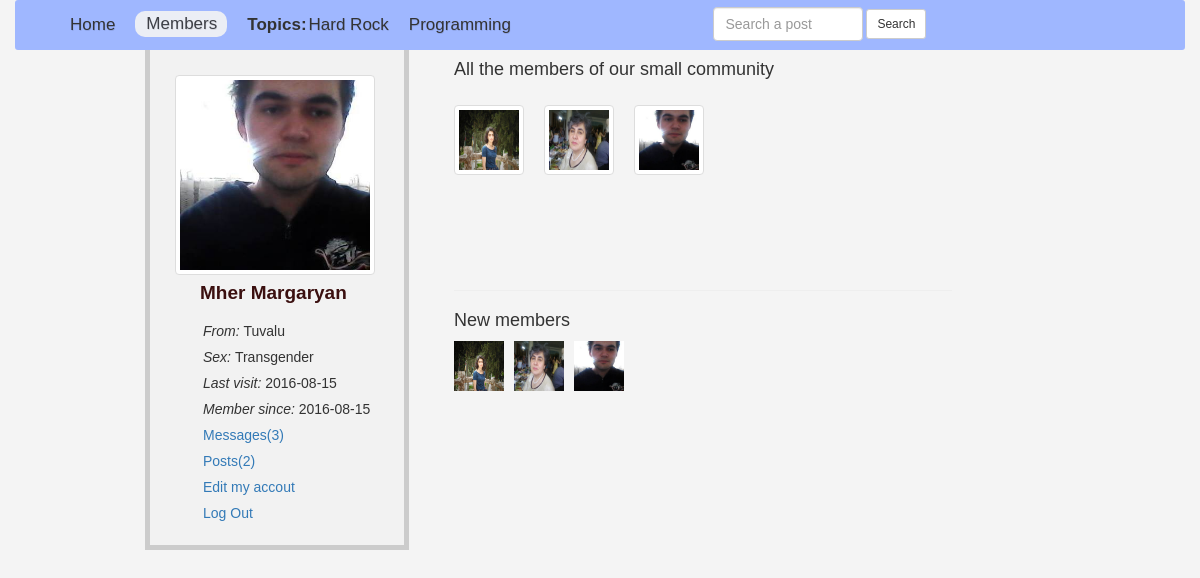
/members.php (signed in), run on the app's committed database.
### tables this page shows
CREATE TABLE `topics` (
  `topic_id` int(11) NOT NULL,
  `topic_title` varchar(150) NOT NULL
);

CREATE TABLE `users` (
  `user_id` int(11) NOT NULL,
  `user_firstname` varchar(150) NOT NULL,
  `user_lastname` text NOT NULL,
  `user_email` varchar(1024) NOT NULL,
  `user_password` varchar(150) NOT NULL,
  `user_country` text NOT NULL,
  `user_gender` varchar(150) NOT NULL,
  `user_birthday` date NOT NULL,
  `user_image` text NOT NULL,
  `register_date` date NOT NULL,
  `last_login` date NOT NULL,
  `status` varchar(150) NOT NULL,
  `posts` varchar(150) NOT NULL DEFAULT 'No'
);

### members.php (the view, shortened to what this page needs)
<?php session_start();
require 'includes/connection.php';
include 'functions/functions.php';
if (!isset($_SESSION['email'])) {
	header('location: index.php');
}else {
?>
<!DOCTYPE html>
<html lang="en">
<head>
        <link rel="stylesheet" href="css/bootstrap.min.css">
        <link rel="stylesheet" href="css/home.style.css">
</head>
<body>
	<div class="container">
		<div class="row" id="head_wrap">
			<div class="col-md-7">
				<ul>
					<li><a href="home.php">Home</a></li>
					<li><a class="activeII" href="members.php">Members</a></li>
					<li id="nopadding"><strong>Topics:   </strong></li>
					<?php
						$fetch_topic = "SELECT * FROM `topics` ";
						$fetch_topic_run = mysqli_query($con, $fetch_topic);
						while ($row=mysqli_fetch_array($fetch_topic_run)) {
							$topic_id=$row['topic_id'];
							$topic_title=$row['topic_title'];
							echo "<li><a href='topic.php?topic=$topic_id'> $topic_title</a></li>";
						}
					?>
				</ul>
			</div>
			<div class="col-md-5">
				<form action="results.php" class="form-inline" method="GET" id="searchForm">
					<input type="text" name="search" class="form-control" id="searchBox" placeholder="Search a post">
					<input type="submit" value="Search" class="btn btn-default btn-sm" name="searchBtn">
				</form>
			</div>
		</div>
		<div id="content">
			<div class="row">
				<div class="col-md-3" id="user_details">
					<?php
						$user_current = $_SESSION['email'];
						$get_user = "SELECT * FROM `users` WHERE `user_email` = '$user_current' ";
						$get_user_run = mysqli_query($con, $get_user);
						$row = mysqli_fetch_array($get_user_run);
						$user_image = $row['user_image'];
						$firstName = $row['user_firstname'];
						$lastName = $row['user_lastname'];
						$country = $row['user_country'];
						$sex = $row['user_gender'];
						$register_date = $row['register_date'];
						$last_login = $row['last_login'];
						echo "
						  	<span><img src='user/user_images/$user_image' width='200' height='200' class='thumbnail img-responsive'></span>
						  	<li id='name'>$firstName $lastName</li>
					  	 <ul class='user_list'>
						  	<li> <i> From: </i> $country</li>
						  	<li> <i> Sex: </i> $sex </li>
							<li> <i> Last visit: </i> $last_login</li>
							<li> <i> Member since: </i> $register_date</li>
							<li><a href='my_messages.php'>Messages(3)</a></li>
							<li><a href='my_posts.php'>Posts(2)</a></li>
							<li><a href='edit_profile.php'>Edit my accout</a></li>
							<li><a href='logout.php'>Log Out</a></li>
						  </ul>
						";
					?>
				</div>
				<div class="col-md-9" id="timeline">
					<h4>All the members of our small community</h4>
				<?php
					$members = "SELECT * FROM `users` ";
					$members_run = mysqli_query($con, $members);
					while ($row = mysqli_fetch_array($members_run)) {
						$user_id = $row['user_id'];
						$user_image = $row['user_image'];
						$firstName = $row['user_firstname'];
						$lastName = $row['user_lastname'];
						echo "
						  	<span class='all_users'><a href='user_profile.php?user_id=$user_id'><img src='user/user_images/$user_image' width='70' height='70' class='thumbnail' title='$firstName $lastName'></a></span>
						";
					}
				?>
				<br><br><br><br><br><br><br><br><br>
				<?php newMembers(); ?>
				</div>
			</div>
		</div>
	</div>
</body>
</html>
<?php } ?>

### functions/functions.php (shortened to what this page needs)
<?php
	$mysql_server = "localhost";
	$mysql_user = "root";
	$mysql_password = "";
	$mysql_db = "netmate";
	$mysqli = new mysqli($mysql_server, $mysql_user, $mysql_password, $mysql_db);
	$mysqli->set_charset("utf8");
?>
<?php
	function newMembers(){
			global $mysqli;
			$newUsers = "SELECT * FROM `users` ";
			echo "
				<div class='newMembers'>
					<hr>
					<h4>New members</h4>
				</div>
			";
			$newUsersRun = mysqli_query($mysqli, $newUsers);
			while($row = mysqli_fetch_array($newUsersRun)){
			$user_id = $row['user_id'];
			$user_firstname = $row['user_firstname'];
			$user_lastname = $row['user_lastname'];
			$user_image = $row['user_image'];
			echo "
				<span class='newMembersListed'>
					<a href='user_profile.php?user_id=$user_id'>
						<img src='user/user_images/$user_image' title='$user_firstname $user_lastname' width='50' height='50' style='float:left'>
					</a>
				</span>
			";
		}
	}
?>

### css/home.style.css (style rules this page uses)
body { margin: 0; padding: 0; font-family: 'Lucida Grande', sans-serif; background-color: #f4f4f4; outline: none; }
a { text-decoration: none !important; }
ul { list-style: none; }
li { list-style: none; }
#head_wrap { height: 50px; background: #9FB7FF; border-radius: 3px; }
#head_wrap ul { padding-top: 12.8px; list-style: none; }
#head_wrap li { float: left; padding-right: 20px; font-size: 17px; }
#head_wrap ul li a { color: #333; text-shadow: 0.5px 0.5px 0.5px rgba(0,0,0, .1); font-smoothing: antialiased; transition-duration: .3s; -moz-transition-duration: .3s; -webkit-transition-duration: .3s; }
#nopadding { padding-right: 2px!important; }
#searchForm { float: left; margin-top: 7px; }
#searchBox { display: inline; width: 150px; -webkit-transition: width 0.4s ease-in-out; transition: width 0.4s ease-in-out; }
#user_details { background-color: #f2f2f2; padding-top: 25px; padding-left: 25px; padding-right: 0 !important; text-align: left; border-right: 5px solid #ccc; border-bottom: 5px solid #ccc; border-left: 5px solid #ccc; display: block; height: 500px; }
#content { width: 90%; margin: 0 130px; }
#name { position: relative; top: -16px; left: 25px; font-size: 19px; font-weight: bolder; color: #3B1010; }
.user_list { position: relative; top: -4px; right: 15px; }
.user_list li { padding: 3px; }
.user_list li a { text-decoration: none; }
#timeline { margin-left: 30px; width: 50%; display: block; }
.all_users img { margin-top: 15px; float: left; margin-right: 20px; }
.activeII { background-color: #f4f4f4; display: block; height: 26px; width: 92px; padding: 1.7px 0 0 11px; border-radius: 10px; opacity: 0.9; color: #3B1010; margin-top: -2px; }
.newMembers { display: block; }
.newMembersListed img { margin-right: 10px; }

### data on the page
topics: topic_title "Hard Rock"
topics: topic_title "Programming"
users: user_image (picture), user_firstname "Mher", user_lastname "Margaryan", user_country "Tuvalu", user_gender "Transgender", last_login "2016-08-15", register_date "2016-08-15"
users: user_image (picture)
users: user_image (picture)
